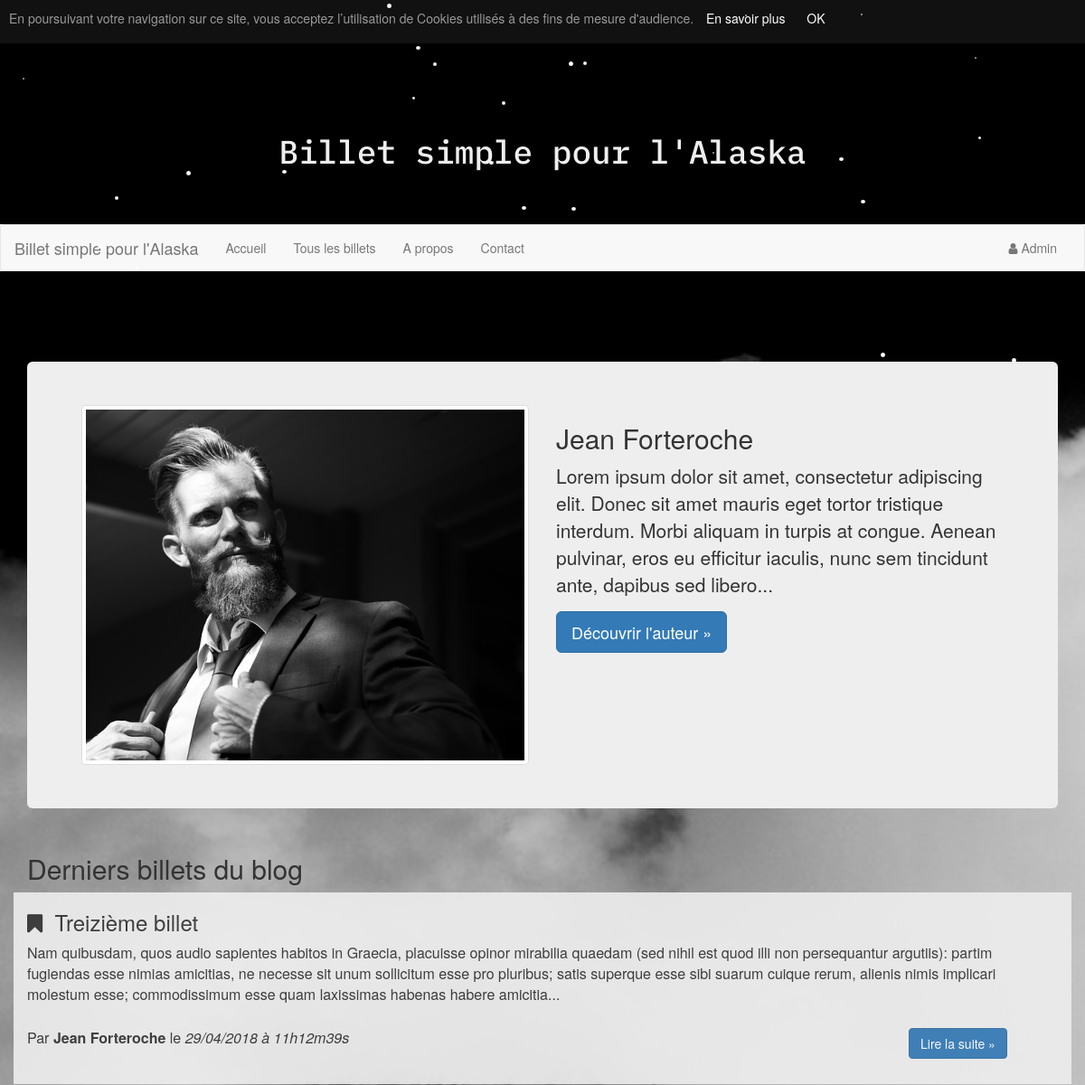
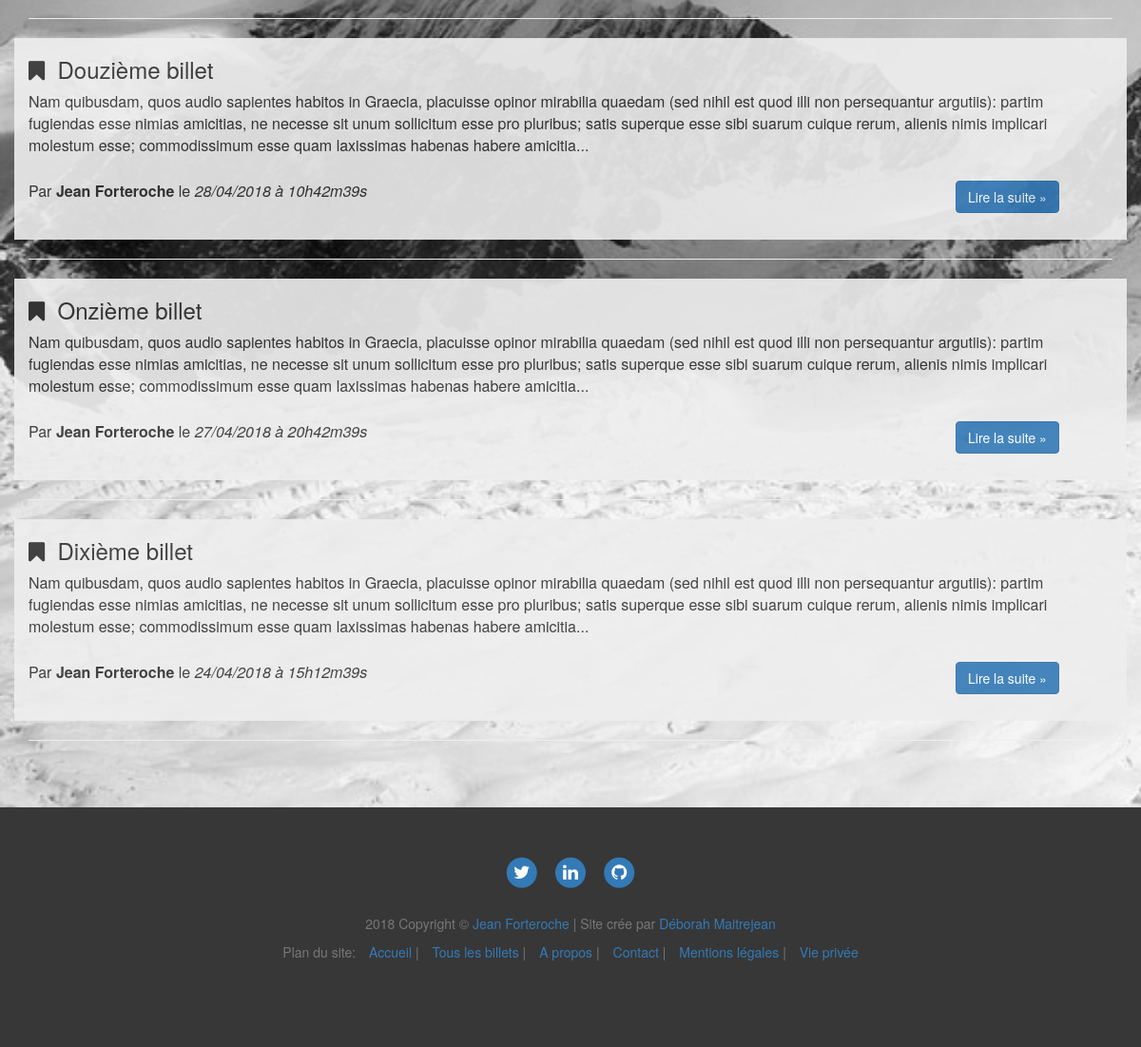
The page / on the database its author committed (2 pictures, top to bottom).
### tables this page shows
CREATE TABLE `posts` (
  `id` int(11) NOT NULL,
  `author` varchar(255) NOT NULL,
  `title` varchar(255) NOT NULL,
  `content` text NOT NULL,
  `creationDate` datetime NOT NULL
);

### controller/Frontend.php (called while the page is built, shortened)
<?php
class Frontend{
    public function listPostsExcerpt() {
        $postManager = new PostManager();
        $posts = $postManager->getPostsExcerpt();
        require('view/frontend/listPostsView.php');
    }
}

### index.php (called while the page is built, shortened)
<?php
include_once('MyAutoload.php');
if($_GET) {
    $request = $_GET['action'];
} else {
    $request = "";
}
$router = new Router($request);
$router->renderController();

### model/PostManager.php (called while the page is built, shortened)
<?php
class PostManager extends Manager {
    public function getPostsExcerpt(){
        $db = $this->dbConnect();
        $req = $db->query('SELECT id, title, SUBSTRING(content, 1, 380) AS postExcerpt, author, DATE_FORMAT(creationDate,  \'%d/%m/%Y à %Hh%im%ss\') AS creationDateFr FROM posts ORDER BY creationDate DESC LIMIT 0,4');
        $posts = array();
        while ($data = $req->fetch(\PDO::FETCH_ASSOC)){
            $post = new Posts();
            $post->hydrate($data);
            $posts[] = $post;
        }
        return $posts;
    }
}

### MyAutoload.php (called while the page is built, shortened)
<?php
class MyAutoload{
    public static function autoload($class){
        $path = str_replace('\\', '/', $class);
    }
}

### entity/Posts.php (called while the page is built, shortened)
<?php
class Posts extends Table{
    private $id;
    private $author;
    private $title;
    private $postExcerpt;
    private $creationDateFr;
    public function getPostExcerpt()
    {
        return $this->postExcerpt;
    }
    public function setPostExcerpt($postExcerpt)
    {
        $this->postExcerpt = $postExcerpt;
    }
    public function getId()
    {
        return $this->id;
    }
    public function setId($id)
    {
        $this->id = $id;
    }
    public function getAuthor()
    {
        return $this->author;
    }
    public function setAuthor($author)
    {
        $this->author = $author;
    }
    public function getTitle()
    {
        return $this->title;
    }
    public function setTitle($title)
    {
        $this->title = $title;
    }
    public function getCreationDateFr()
    {
        return $this->creationDateFr;
    }
    public function setCreationDateFr($creationDateFr)
    {
        $this->creationDateFr = $creationDateFr;
    }
}

### view/frontend/listPostsView.php (the view, shortened to what this page needs)
    <div class="row">
        <div class="col-lg-12">
            <div class="jumbotron">
                <div class="row">
                    <div class="col-lg-6">
                        <img src="<?= ASSETS ?>img/portrait-jean-forteroche.jpg" alt="Portrait noir et blanc de l'auteur Jean Forteroche." class="img-thumbnail img-responsive">
                    </div>
                    <div class="col-lg-6">
                        <h2>Jean Forteroche</h2>
                        <p>Lorem ipsum dolor sit amet, consectetur adipiscing elit. Donec sit amet mauris eget tortor tristique interdum. Morbi aliquam in turpis at congue. Aenean pulvinar,
                            eros eu efficitur iaculis, nunc sem tincidunt ante, dapibus sed libero... </p>
                        <a class="btn btn-lg btn-primary" href="index.php?action=about" role="button">Découvrir l'auteur &raquo;</a>
                    </div>
                </div>
            </div>
        </div>
    </div>
    <div class="row">
        <div class="col-lg-12">
            <h2>Derniers billets du blog</h2>
        </div>
    </div>
<?php foreach ($posts as $post): ?>
    <div class="row" id="post-excerpt">
        <div class="col-lg-12">
            <h3><i class="fa fa-bookmark"></i>&nbsp;&nbsp;<?= htmlspecialchars($post->getTitle()); ?></h3>
            <p><?= strip_tags($post->getPostExcerpt()); ?>...</p>
            <div class="row">
                <div class="col-xs-7 col-sm-8 col-md-6 col-lg-6">
                    <span>Par <strong><?= $post->getAuthor(); ?></strong></span>
                    <span>le<em> <?= $post->getCreationDateFr(); ?></em></span>
                </div>
                <div class="col-xs-5 col-sm-2 col-md-offset-3 col-md-3 col-lg-offset-4 col-lg-2">
                    <a href="index.php?action=post&amp;id=<?= $post->getId(); ?>" class="btn btn-primary read-more">Lire la suite &raquo;</a>
                </div>
            </div>
        </div>
    </div>
    <hr>
<?php endforeach; ?>
<?php require('template.php'); ?>

### public/css/style.css (style rules this page uses)
body { overflow-x: hidden; }
.container, .container-fluid, .row { overflow: hidden; }
.fa { font-family: 'FontAwesome'; }
#post-excerpt, #about-view, #post-content, #comment-view-form, #post-view { padding-bottom: 28px; }
#post-excerpt, #comment-form, #post-view, #about-view, #post-content, #comment-view-form, #comment-view, .legales-mentions, .error-template { background-color: #eee; opacity: 0.9; font-size: 16px; }
#post-excerpt .row, #about-view { margin-top: 25px; }
#post-content span, #post-excerpt span { display: inline-block; }

### rows shown on the page
posts: title "Treizième billet", PostExcerpt "Nam quibusdam, quos audio sapientes habitos in Graecia, placuisse opinor mirabilia quaedam (sed nihil est quod illi non persequantur argutiis): partim fugiendas esse nimias amicitias, ne necesse sit unum sollicitum esse pro pluribus; satis superque esse sibi suarum cuique rerum, alienis nimis implicari molestum esse; commodissimum esse quam laxissimas habenas habere amicitia", author "Jean Forteroche", CreationDateFr "29/04/2018 à 11h12m39s"
posts: title "Douzième billet", PostExcerpt "Nam quibusdam, quos audio sapientes habitos in Graecia, placuisse opinor mirabilia quaedam (sed nihil est quod illi non persequantur argutiis): partim fugiendas esse nimias amicitias, ne necesse sit unum sollicitum esse pro pluribus; satis superque esse sibi suarum cuique rerum, alienis nimis implicari molestum esse; commodissimum esse quam laxissimas habenas habere amicitia", author "Jean Forteroche", CreationDateFr "28/04/2018 à 10h42m39s"
posts: title "Onzième billet", PostExcerpt "Nam quibusdam, quos audio sapientes habitos in Graecia, placuisse opinor mirabilia quaedam (sed nihil est quod illi non persequantur argutiis): partim fugiendas esse nimias amicitias, ne necesse sit unum sollicitum esse pro pluribus; satis superque esse sibi suarum cuique rerum, alienis nimis implicari molestum esse; commodissimum esse quam laxissimas habenas habere amicitia", author "Jean Forteroche", CreationDateFr "27/04/2018 à 20h42m39s"
posts: title "Dixième billet", PostExcerpt "Nam quibusdam, quos audio sapientes habitos in Graecia, placuisse opinor mirabilia quaedam (sed nihil est quod illi non persequantur argutiis): partim fugiendas esse nimias amicitias, ne necesse sit unum sollicitum esse pro pluribus; satis superque esse sibi suarum cuique rerum, alienis nimis implicari molestum esse; commodissimum esse quam laxissimas habenas habere amicitia", author "Jean Forteroche", CreationDateFr "24/04/2018 à 15h12m39s"
